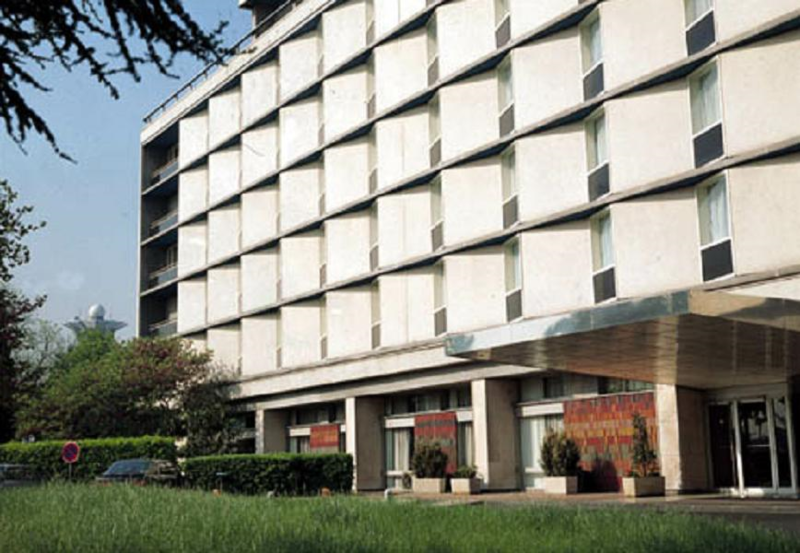
#> input picture Week 7 (GUI,segmentation,Hough Transform)/Media/M4/houghsample.jpg, 800 x 553 px, found by its file name
$ jupyter execute '7.08 Hough Lines and Hough Circles.ipynb'
#> lines starting #> are read from the running program, lines starting #| are printed output that depends on the picture; after the words box and inside, x2 and y2 are one past the last pixel; in counts of white or black regions, pixels touching at a corner belong together
#  <center> <font style="color:rgb(100,109,254)">Hough Lines and Hough Circles</font> </center>

## <font style="color:rgb(134,19,348)"> Probabilistic Hough Line Transform  </font>

In OpenCV all the above can be done by using the built in OpenCV function called `cv2.HoughLines()`, but we will first try another another optimized implementation of Hough lines in OpenCV called Probabilistic Hough Line Transform which is more efficient. You can use this with `cv2.HoughLinesP()`, it returns x1,y1 and x2,y2 for each detected line.

[```lines	=	cv2.HoughLinesP(image, rho, theta, threshold[, lines[, minLineLength[, maxLineGap]]])```](https://docs.opencv.org/4.2.0/dd/d1a/group__imgproc__feature.html#ga8618180a5948286384e3b7ca02f6feeb)

**Parameters:**

- `image`	8-bit, single-channel binary source image. This image is the output of the edge detection.
- `lines`	Output vector of lines. Each line is represented by a 4-element vector (x1,y1,x2,y2) , where (x1,y1) and (x2,y2) are the ending points of each detected line segment.
- `rho`	Distance resolution of the accumulator in pixels.
- `theta`	Angle resolution of the accumulator in radians.
- `threshold`	Accumulator threshold parameter. Only those lines are returned that get enough votes ( >threshold ).
- `minLineLength`	Minimum line length. Line segments shorter than that are rejected.
- `maxLineGap`	Maximum allowed gap between points on the same line to link them.

[cell 1]
import cv2
import numpy as np
import matplotlib.pyplot as plt

[cell 2]
img = cv2.imread('media/M4/houghsample.jpg')
#> img is the input picture: shape (553, 800, 3); mean B, G, R 133.7, 143.6, 142.9

gray = cv2.cvtColor(img,cv2.COLOR_BGR2GRAY)
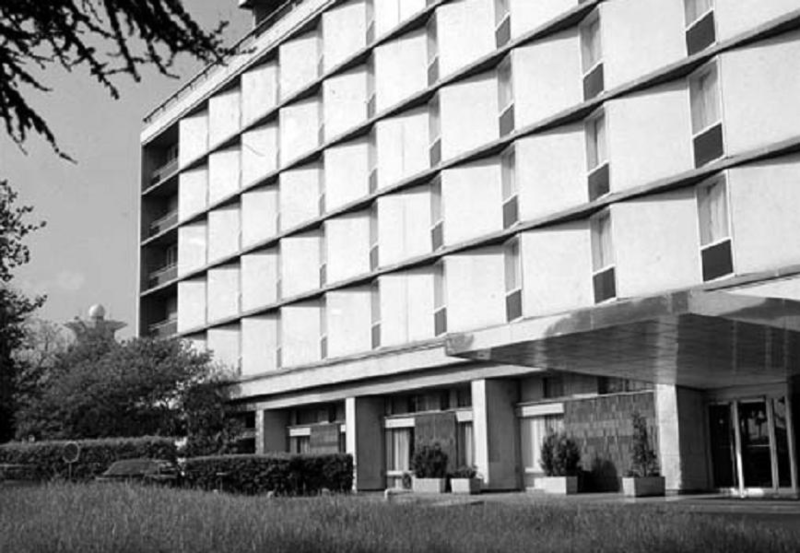
#> gray: shape (553, 800); min 0, max 255, mean 142.3

edges = cv2.Canny(gray,50,250)
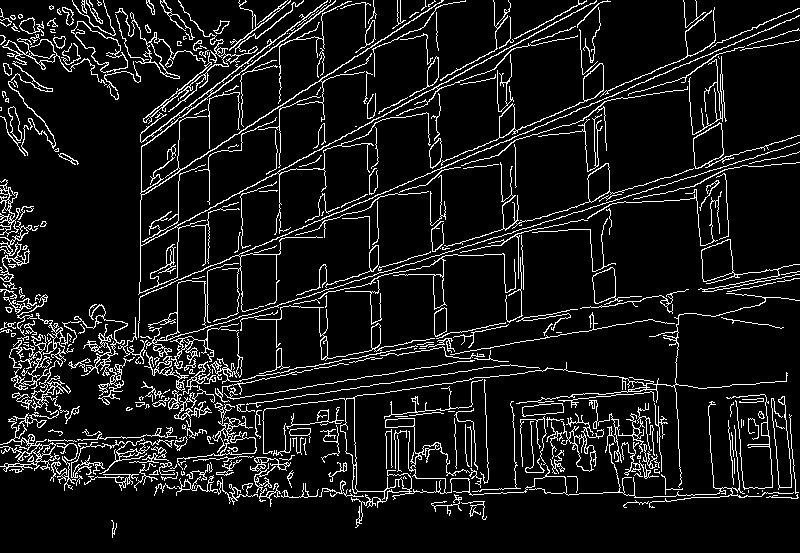
#> edges: shape (553, 800); 9.3% white in thin lines or dots

# All lines must have atleast this length
minLineLength = 30

# If a gap between lines is greater than this than treat it as seperate lines
maxLineGap = 10

# Setting distance resolution to 1 pixel, (Highest possible resolution)
rho_resolution = 1

# Setting theta resolution to 1 degree, (very High, 180 bins)
theta_resolution = np.pi/180

# Consider it line if it gets atlest 30 votes
threshold =  34

# Perform Probabilistic Hough transform
lines = cv2.HoughLinesP(edges, theta_resolution, theta_resolution, threshold, minLineLength, maxLineGap)#third param is
#> lines = 241 rows, first 6: [399, 491, 411, 491], [48, 440, 63, 440], [178, 241, 178, 228], [241, 217, 241, 198], [293, 39, 305, 39], [634, 497, 652, 497]

# Draw the detected lines
if lines is not None:
  print('lines detected {}'.format(len(lines)))
#| lines detected 241

  for line in lines:
      x1,y1,x2,y2 = line[0]
      cv2.line(img,(x1,y1),(x2,y2),(0,255,0),2)
#> this loop made 241 passes
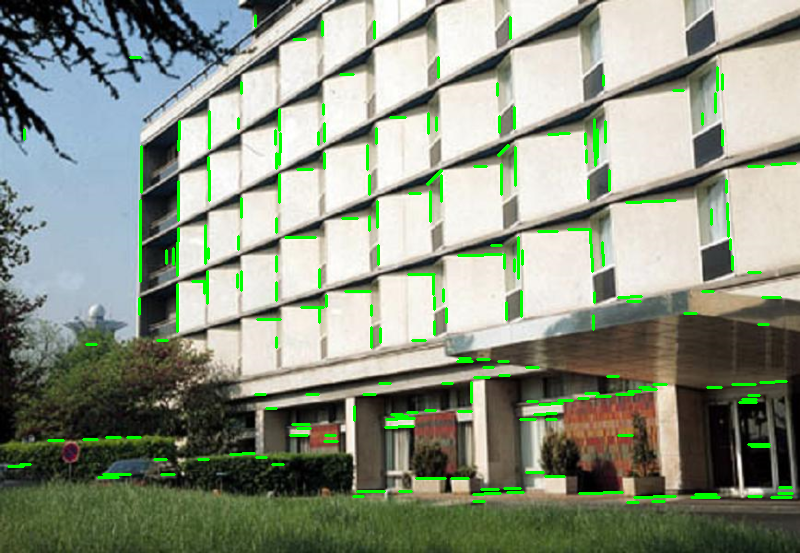
#> img: shape (553, 800, 3); 2.9% of pixels changed, all inside (x1, y1, x2, y2) = (7, 14, 797, 504)

plt.figure(figsize=[20,20])
plt.subplot(121);plt.imshow(img[:,:,::-1]);plt.title("Detected Lines");
plt.subplot(122);plt.imshow(edges, cmap='gray');plt.title("edge Map");
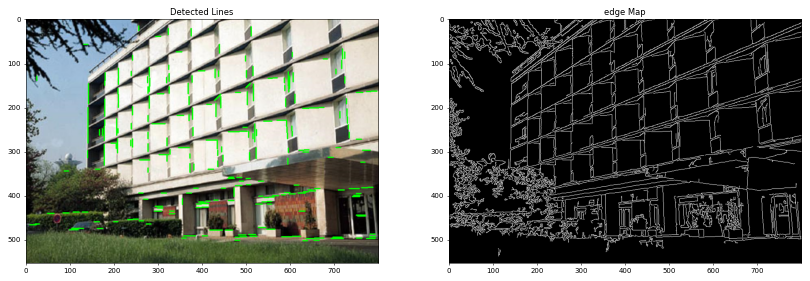
#> figure drawn by matplotlib, 2 panels

**Note:** The results of hough transforms are directly dependent upon how good the edge map of that image is. So make sure your edge detector is registering the lines you want to detect.

**Lets take a look at the normal Hough transform**

## <font style="color:rgb(134,19,348)"> Hough Line Transform  </font>
The theory explained above is encapsulated in the OpenCV function, `cv2.HoughLines()`. It simply returns an array of (rho, theta) values. ρ is measured in pixels and θ is measured in radians.

[```lines	=	cv2.HoughLines(	image, rho, theta, threshold[, lines[, srn[, stn[, min_theta[, max_theta]]]]])```](https://docs.opencv.org/4.2.0/dd/d1a/group__imgproc__feature.html#ga46b4e588934f6c8dfd509cc6e0e4545a)

- `image`	8-bit, single-channel binary source image. The image may be modified by the function.
- `lines`	Output vector of lines. Each line is represented by a 2 or 3 element vector (ρ,θ) or (ρ,θ,votes) . ρ is the -distance from the coordinate origin (0,0) (top-left corner of the image). θ is the line rotation angle in radians ( 0∼vertical line,π/2∼horizontal line ). votes is the value of accumulator.
- `rho`	Distance resolution of the accumulator in pixels.
- `theta`	Angle resolution of the accumulator in radians.
- `threshold`	Accumulator threshold parameter. Only those lines are returned that get enough votes ( >threshold ).
- `srn`	For the multi-scale Hough transform, it is a divisor for the distance resolution rho . The coarse accumulator distance resolution is rho and the accurate accumulator resolution is rho/srn . If both srn=0 and stn=0 , the classical Hough transform is used. Otherwise, both these parameters should be positive.
- `stn`	For the multi-scale Hough transform, it is a divisor for the distance resolution theta.
- `min_theta`	For standard and multi-scale Hough transform, minimum angle to check for lines. Must fall between 0 and max_theta.
- `max_theta`	For standard and multi-scale Hough transform, maximum angle to check for lines. Must fall between min_theta and CV_P

[cell 3]
img = cv2.imread('media/M4/houghsample.jpg')
original = img.copy()

gray = cv2.cvtColor(img,cv2.COLOR_BGR2GRAY)
edges = cv2.Canny(gray,50,250)

threshold = 240
lines = cv2.HoughLines(edges,1, np.pi/180, threshold)
#> lines = [[327, 1.17], [241, 0.995], [281, 1.08], [371, 1.27]]


for line in lines:
    # Grab the rho & theta
    rho,theta = line[0]

    # Using rho, and theta draw get x1,y1 and x2,y2 in cartesian. For adjusting these change 1000 to some other value.
    a = np.cos(theta)
    b = np.sin(theta)
    x0 = a*rho
    y0 = b*rho
    x1 = int(x0 + 1000*(-b))
    y1 = int(y0 + 1000*(a))
    x2 = int(x0 - 1000*(-b))
    y2 = int(y0 - 1000*(a))
    cv2.line(img,(x1,y1),(x2,y2),(0,0,255),2)
#> this loop made 4 passes
#> (rho, theta, a, b, x0, y0, x1, y1) on passes 1 to 4: (327, 1.17, 0.391, 0.921, 127.8, 301, -792, 691), (241, 0.995, 0.545, 0.839, 131.3, 202.1, -707, 746), (281, 1.08, 0.469, 0.883, 131.9, 248.1, -751, 717), (371, 1.27, 0.292, 0.956, 108.5, 354.8, -847, 647)
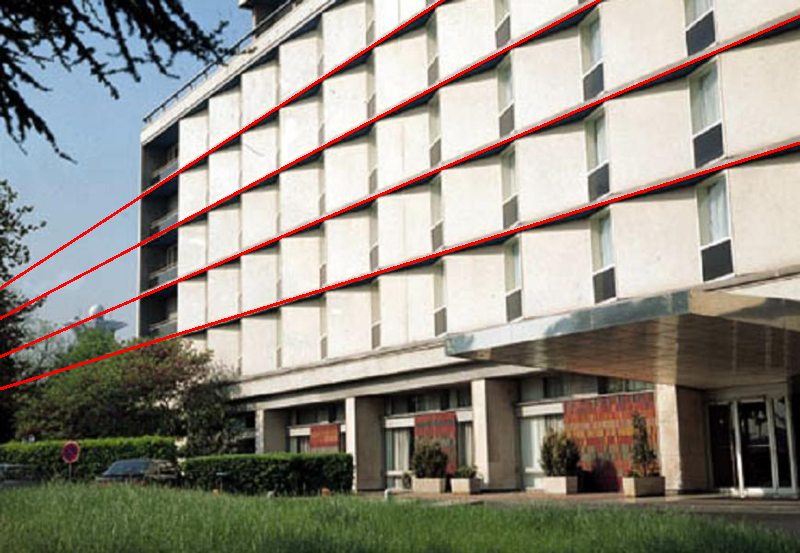
#> img: shape (553, 800, 3); 1.92% of pixels changed, all inside (x1, y1, x2, y2) = (0, 0, 800, 390)

print('lines detected {}'.format(len(lines)))
#| lines detected 4

plt.figure(figsize=[20,20])
plt.subplot(221);plt.imshow(original[:,:,::-1]);plt.title("Original Image");
plt.subplot(222);plt.imshow(img[:,:,::-1]);plt.title("Detected Lines");
plt.subplot(223);plt.imshow(edges,cmap='gray');plt.title("Detected Lines");
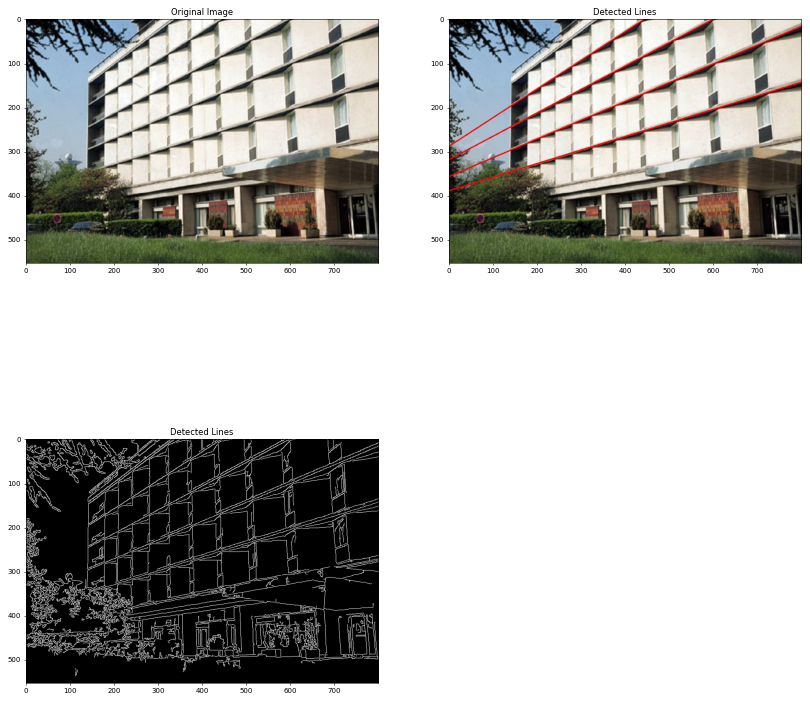
#> figure drawn by matplotlib, 3 panels

**With Normal Hough transform you don't get starting and ending points of lines but it seems to perform better than the former method with minimal tuning, (This is an observation of limited tests)**

## <font style="color:rgb(134,19,348)"> HOUGH CIRCLE  </font>

In terms of theory detecting circles with hough transforms is pretty similar, the difference here is that the circle consists of 3 parameters i.e. center (x,y) and radius so instead of a 2D accumulator you'll need a 3D accumulator for a circle, and similarly this way any simple shape which is can be defined by a few parameters can be detected using Generalized hough transforms.

OpenCV implements a detection method slightly different than the standard Hough Transform: **The Hough gradient method**, which is made up of two main stages. The first stage involves edge detection and finding the possible circle centers and the second stage finds the best radius for each candidate center. This function can be accessed using  `cv2.HoughCircles`.

[``` circles	= cv2.HoughCircles(	image, method, dp, minDist[, circles[, param1[, param2[, minRadius[, maxRadius]]]]]	)```](https://docs.opencv.org/4.2.0/dd/d1a/group__imgproc__feature.html#ga47849c3be0d0406ad3ca45db65a25d2d)

**Parameters**
- `image`	8-bit, single-channel, gray scale input image.
- `circles`	Output vector of found circles. Each vector is encoded as 3 or 4 element floating-point vector (x,y,radius) or (x,y,radius,votes) .
- `method`	Detection method. Currently, the only implemented method is HOUGH_GRADIENT
- `dp` This parameter is the inverse ratio of the accumulator resolution to the image resolution. Essentially, the larger the dp gets, the smaller the accumulator array gets. For example, if dp=1 , the accumulator has the same resolution as the input image. If dp=2 , the accumulator has half as big width and height.
- `minDist` Minimum distance between the center (x, y) coordinates of detected circles. If the minDist is too small, multiple circles in the same neighborhood as the original may be (falsely) detected. If the minDist is too large, then some circles may not be detected at all.
- `param1`	First method-specific parameter. In case of HOUGH_GRADIENT , it is the higher threshold of the two passed to the Canny edge detector (the lower one is twice smaller).
- `param2`	Second method-specific parameter. In case of HOUGH_GRADIENT , it is the accumulator threshold for the circle centers at the detection stage. The smaller it is, the more false circles may be detected. Circles, corresponding to the larger accumulator values, will be returned first.
- `minRadius`	Minimum circle radius.
- `maxRadius`	Maximum circle radius. If <= 0, uses the maximum image dimension. If < 0, returns centers without finding the radius.

*Note: The `minDist` parameter is really important to get right. Without an optimal `minDist` value, you may  miss some circles, or you may start detecting lots of false circles.*

[cell 4]
img = cv2.imread('media/M4/cd.png')
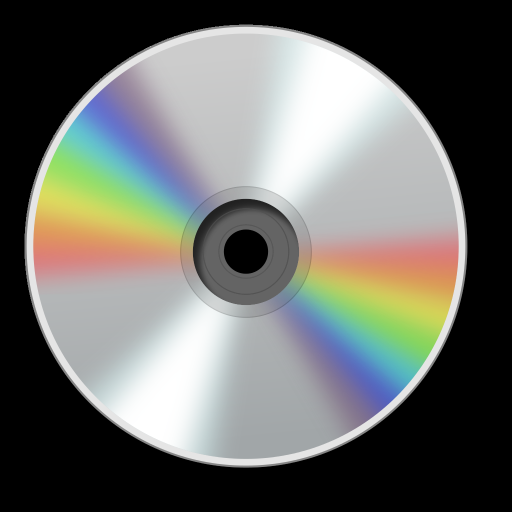
#> input picture Week 7 (GUI,segmentation,Hough Transform)/Media/M4/cd.png, 1024 x 1024 px, found by its file name (shown at 1/2 size)
#> img is the input picture: shape (1024, 1024, 3); mean B, G, R 103.5, 107.9, 106.1
original= img.copy()

gray = cv2.cvtColor(img, cv2.COLOR_BGR2GRAY)
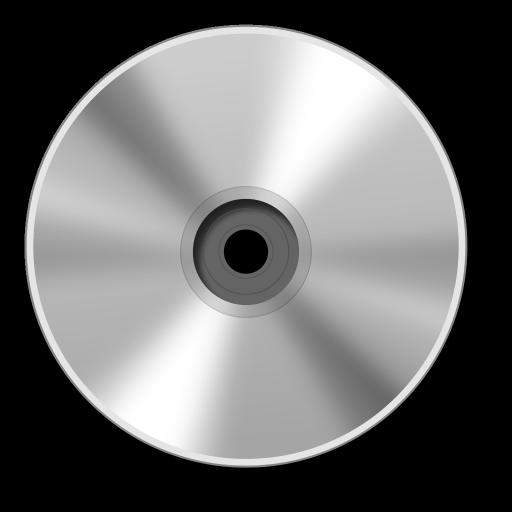
#> gray: shape (1024, 1024) (shown at 1/2 size); min 0, max 255, mean 106.9

circles = cv2.HoughCircles(gray,cv2.HOUGH_GRADIENT, dp=1.01, minDist=40,maxRadius=430)
#> circles = [[492.4, 491.4, 425.6]]

# Circles is a tuple array with radius , x and y co-ordinates
if circles is not None:
    for i in circles[0,:]:
        # Draw the outer circle
        cv2.circle(img,(i[0],i[1]),i[2],(0,255,0),4)
        # Draw the center of the circle
        cv2.circle(img,(i[0],i[1]),2,(0,0,255),5)
#> this loop made 1 pass
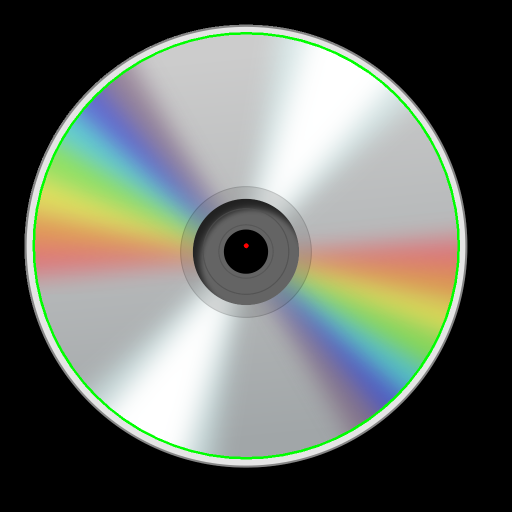
#> img: shape (1024, 1024, 3) (shown at 1/2 size); 1.27% of pixels changed, all inside (x1, y1, x2, y2) = (65, 64, 920, 919)

plt.figure(figsize=[20,20])
plt.subplot(121);plt.imshow(original[:,:,::-1]);plt.title("Original  Image");
plt.subplot(122);plt.imshow(img[:,:,::-1]);plt.title("detected circles Image");
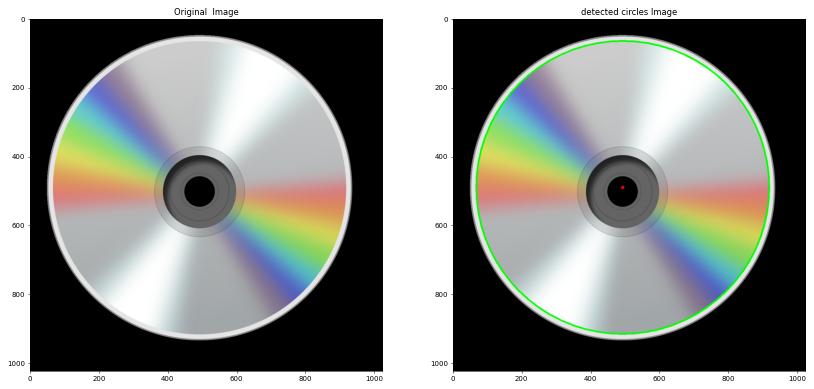
#> figure drawn by matplotlib, 2 panels
